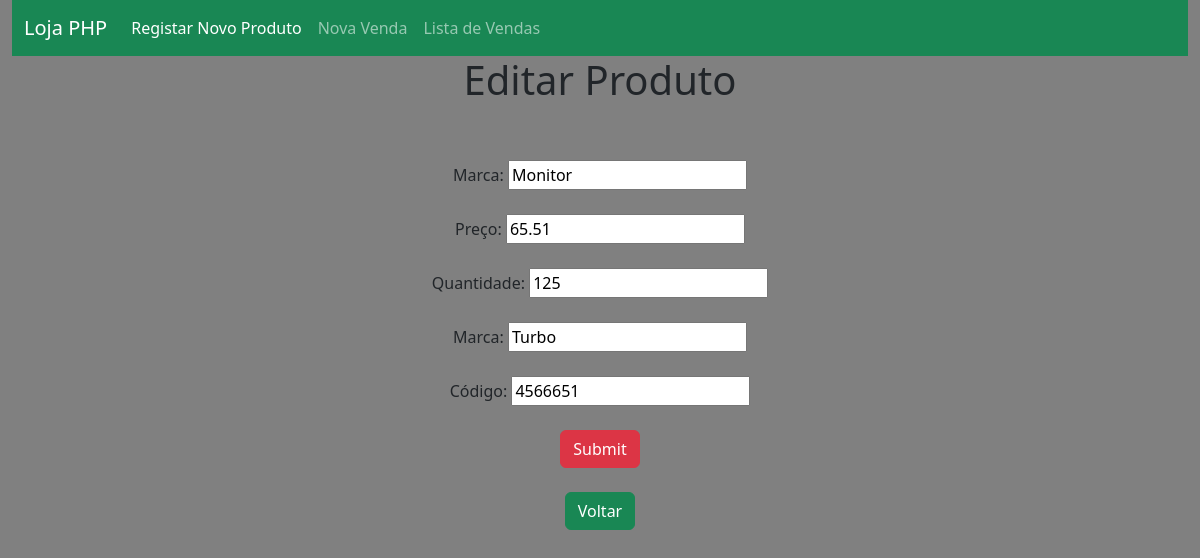
Screenshot of /exec_01/meio_editar.php?id=2 with the database file from the repository.
### tables this page shows
CREATE TABLE `produtos` (
  `id` int(11) NOT NULL,
  `nome` varchar(100) NOT NULL,
  `preco` double NOT NULL,
  `quantidade` int(11) NOT NULL,
  `marca` varchar(100) DEFAULT NULL,
  `codigo` int(11) DEFAULT NULL
);

### exec_01/data_base.php (called while the page is built, shortened)
<?php
$data_base = [
  "host" => "localhost",
  "dbname" => "codemaster_bd",
  "user" => "root",
  "password" => ""
];
$conection = new PDO("mysql:host=$data_base[host];dbname=$data_base[dbname];charset=utf8mb4;", $data_base["user"], $data_base["password"]);
function selectSQLUnique($sql) {
  global $conection;
  $query = $conection->query($sql);
  return $query->fetch(PDO::FETCH_ASSOC);
}
?>

### exec_01/meio_editar.php (the view, shortened to what this page needs)
<?php
require_once("data_base.php");
if(isset($_GET["id"])) {
  $id = intval($_GET["id"]);
  $produto_esp = selectSQLUnique("SELECT * FROM produtos WHERE id=$id");
}
else {
  header("Location: index.php");
  exit();
}
?>
<!DOCTYPE html>
<html lang="pt">
<head>
  <link href="https://cdn.jsdelivr.net/npm/bootstrap@5.3.3/dist/css/bootstrap.min.css" rel="stylesheet">
  <link rel="stylesheet" href="public/css/style.css">
</head>
<body>
  <div class="container-fluid">
    <div class="row">
      <div class="col-12">
        <nav class="navbar navbar-expand-lg navbar-dark bg-success">
          <div class="container-fluid">
            <a class="navbar-brand" href="#">Loja PHP</a>
            <div class="collapse navbar-collapse" id="navbarSupportedContent">
              <ul class="navbar-nav me-auto mb-2 mb-lg-0">
                <li class="nav-item">
                  <a class="nav-link active" aria-current="page" href="novo_produto.php">Registar Novo Produto</a>
                </li>
                <li class="nav-item">
                  <a class="nav-link" href="nova_venda.php">Nova Venda</a>
                </li>
                <li class="nav-item">
                  <a class="nav-link" href="produtos.php">Lista de Vendas</a>
                </li>
              </ul>
            </div>
          </div>
        </nav>
      </div>
    </div>
    <div class="row">
      <div class="col-12">
        <h1>Editar Produto</h1>
        <br><br>
      </div>
    </div>
    <div class="row">
      <div class="col-12">
        <form action="saida_editar.php">
          <label for="nome">Marca: </label>
          <input type="text" name="nome" value="<?= $produto_esp["nome"] ?>">
          <br><br>
          <label for="preco">Preço: </label>
          <input type="number" name="preco" min="0" step="0.01" value="<?= number_format($produto_esp["preco"], 2) ?>">
          <br><br>
          <label for="quantidade">Quantidade: </label>
          <input type="number" name="quantidade" min="0" value="<?= $produto_esp["quantidade"] ?>">
          <br><br>
          <label for="marca">Marca: </label>
          <input type="text" name="marca" value="<?= $produto_esp["marca"] ?>">
          <br><br>
          <label for="codigo">Código: </label>
          <input type="number" name="codigo" value="<?= $produto_esp["codigo"] ?>">
          <br><br>
          <input class="btn btn-danger" type="submit">
          <br><br>
        </form>
        <a href="index.php">
          <button class="btn btn-success">Voltar</button>
        </a>
      </div>
    </div>
  </div>
</body>
</html>

### exec_01/public/css/style.css (style rules this page uses)
body { text-align: center; background-color: gray; }

### rows the page displays
produtos: nome "Monitor", preco "65.51", quantidade "125", marca "Turbo", codigo "4566651"
